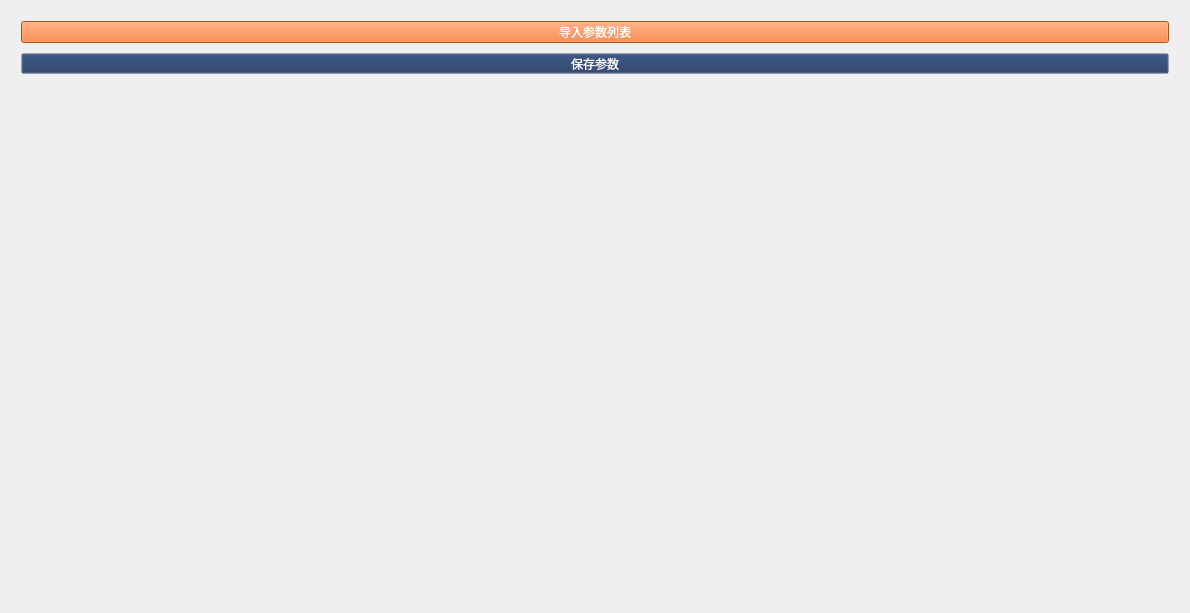
<?xml version="1.0" encoding="UTF-8"?>
<ui version="4.0">
 <class>ParameterForm</class>
 <widget class="QWidget" name="ParameterForm">
  <property name="geometry">
   <rect>
    <x>0</x>
    <y>0</y>
    <width>1190</width>
    <height>613</height>
   </rect>
  </property>
  <property name="windowTitle">
   <string>Form</string>
  </property>
  <property name="styleSheet">
   <string notr="true"/>
  </property>
  <layout class="QGridLayout" name="gridLayout">
   <item row="0" column="0">
    <widget class="QFrame" name="verticalFrame">
     <property name="sizePolicy">
      <sizepolicy hsizetype="Ignored" vsizetype="Ignored">
       <horstretch>0</horstretch>
       <verstretch>0</verstretch>
      </sizepolicy>
     </property>
     <layout class="QVBoxLayout" name="verticalLayout" stretch="1,8">
      <property name="spacing">
       <number>10</number>
      </property>
      <property name="leftMargin">
       <number>10</number>
      </property>
      <property name="topMargin">
       <number>10</number>
      </property>
      <property name="rightMargin">
       <number>10</number>
      </property>
      <property name="bottomMargin">
       <number>10</number>
      </property>
      <item>
       <widget class="QFrame" name="verticalFrame_3">
        <property name="sizePolicy">
         <sizepolicy hsizetype="Ignored" vsizetype="Ignored">
          <horstretch>0</horstretch>
          <verstretch>0</verstretch>
         </sizepolicy>
        </property>
        <property name="styleSheet">
         <string notr="true">background-color: rgba(27, 51, 95, 0);</string>
        </property>
        <layout class="QVBoxLayout" name="verticalLayout_4" stretch="1,1">
         <property name="spacing">
          <number>10</number>
         </property>
         <property name="leftMargin">
          <number>0</number>
         </property>
         <property name="topMargin">
          <number>0</number>
         </property>
         <property name="rightMargin">
          <number>0</number>
         </property>
         <property name="bottomMargin">
          <number>9</number>
         </property>
         <item>
          <layout class="QHBoxLayout" name="horizontalLayout" stretch="7,1">
           <property name="spacing">
            <number>0</number>
           </property>
           <property name="sizeConstraint">
            <enum>QLayout::SetDefaultConstraint</enum>
           </property>
           <item>
            <layout class="QHBoxLayout" name="level1"/>
           </item>
           <item>
            <widget class="QPushButton" name="pushButton">
             <property name="sizePolicy">
              <sizepolicy hsizetype="Ignored" vsizetype="Ignored">
               <horstretch>0</horstretch>
               <verstretch>0</verstretch>
              </sizepolicy>
             </property>
             <property name="font">
              <font>
               <family>Adobe 黑体 Std R</family>
               <pointsize>9</pointsize>
               <weight>50</weight>
               <bold>false</bold>
              </font>
             </property>
             <property name="styleSheet">
              <string notr="true">color: rgb(255, 255, 255);
background-color: rgb(240, 110, 35);</string>
             </property>
             <property name="text">
              <string>导入参数列表</string>
             </property>
            </widget>
           </item>
          </layout>
         </item>
         <item>
          <layout class="QHBoxLayout" name="horizontalLayout_2" stretch="7,1">
           <property name="spacing">
            <number>0</number>
           </property>
           <item>
            <layout class="QHBoxLayout" name="level2">
             <property name="spacing">
              <number>20</number>
             </property>
            </layout>
           </item>
           <item>
            <widget class="QPushButton" name="pushButton_2">
             <property name="sizePolicy">
              <sizepolicy hsizetype="Ignored" vsizetype="Ignored">
               <horstretch>0</horstretch>
               <verstretch>0</verstretch>
              </sizepolicy>
             </property>
             <property name="font">
              <font>
               <family>Adobe 黑体 Std R</family>
               <pointsize>9</pointsize>
              </font>
             </property>
             <property name="styleSheet">
              <string notr="true">color: rgb(255, 255, 255);</string>
             </property>
             <property name="text">
              <string>保存参数</string>
             </property>
            </widget>
           </item>
          </layout>
         </item>
        </layout>
       </widget>
      </item>
      <item>
       <widget class="QFrame" name="verticalFrame_2">
        <layout class="QVBoxLayout" name="verticalLayout_2">
         <property name="spacing">
          <number>0</number>
         </property>
         <property name="leftMargin">
          <number>10</number>
         </property>
         <property name="topMargin">
          <number>10</number>
         </property>
         <property name="rightMargin">
          <number>10</number>
         </property>
         <property name="bottomMargin">
          <number>10</number>
         </property>
         <item>
          <widget class="QTableView" name="tableView">
           <property name="sizePolicy">
            <sizepolicy hsizetype="Ignored" vsizetype="Ignored">
             <horstretch>0</horstretch>
             <verstretch>0</verstretch>
            </sizepolicy>
           </property>
           <property name="styleSheet">
            <string notr="true">background-color: rgba(0, 0, 0, 0);</string>
           </property>
           <property name="frameShape">
            <enum>QFrame::NoFrame</enum>
           </property>
          </widget>
         </item>
        </layout>
       </widget>
      </item>
     </layout>
    </widget>
   </item>
  </layout>
 </widget>
 <resources/>
 <connections/>
</ui>
